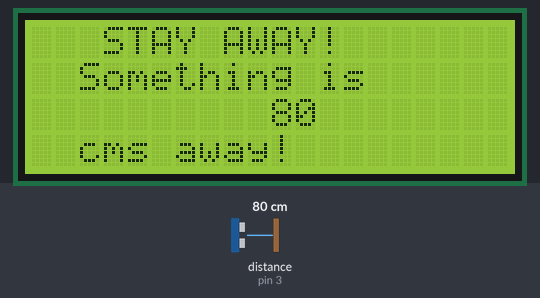
Recording of a sketch running on a simulated Arduino Uno, built with avr-gcc and run on an emulated ATmega328P. Parts: 20×4 character LCD. Wiring (inferred from the names in the program): ultrasonic range finder: trigger pin 2; echo pin 3. The inputs (shaded band) are chosen by the test bench; at power-on: distance to the obstacle (sensor on pin 3) 80 cm. The echo pulse lasts 58.3 µs per cm.

Above: at 1.2 s.
1.3 s: distance to the obstacle (sensor on pin 3) set to 2 cm
At 6.1 s:
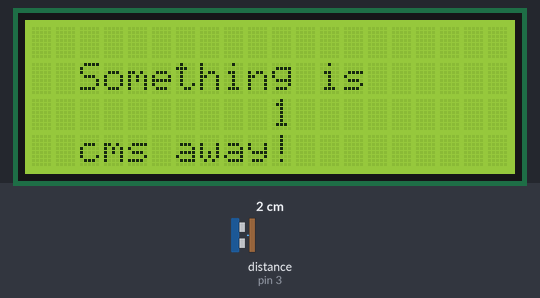
11.6 s: distance to the obstacle (sensor on pin 3) set to 4 cm
At 15.6 s:
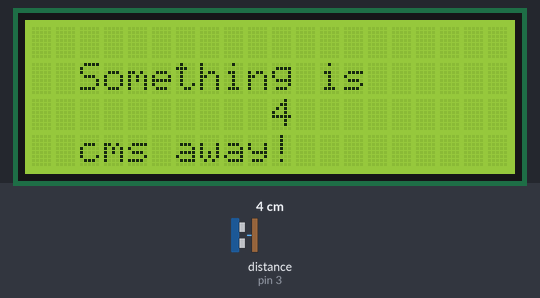
21.6 s: distance to the obstacle (sensor on pin 3) set to 9 cm
At 26.4 s:
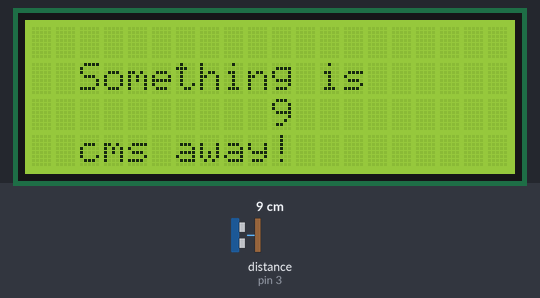
Timing chart, 0 to 27.9 s (numbered marks = the images above; inputs shaded):
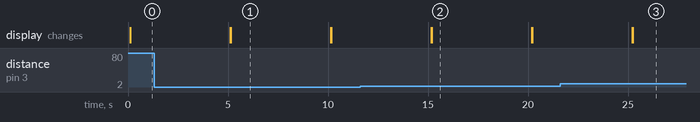

Measured:
- what the display in image 1 shows lasts 5.0 s, from 5.1 s to 10.1 s

The sketch:

lcd_with_ultrasound_measurment.ino
```cpp
/*
  Devices used:
  LCD Display: LCM 1602 IIC V1
  Distance Ultrasonic Measurment: HC-SR04
*/

#include <Wire.h>
#include <LiquidCrystal_I2C.h>

#define trigPin 2
#define echoPin 3

LiquidCrystal_I2C lcd(0x27,20,4);  // set the LCD address to 0x27 4 lines and 20 chars

void setup()
{
  pinMode(trigPin, OUTPUT); //Pin, with trig as exit
  pinMode(echoPin, INPUT); //pin with echo as enter point
  lcd.init(); // initialize the lcd.
  lcd.backlight();
  lcd.setCursor(3,0);
  lcd.print("STAY AWAY!");
}

void loop()
{
  lcd.setCursor(2,1);
  lcd.print("Something is");
  lcd.setCursor(10,2);
  lcd.print(measure_distance());
  lcd.setCursor(2,3);
  lcd.print("cms away!");
  delay(5000);
  lcd.clear();
}

//this method relies on the impuls devise documentation https://www.mpja.com/download/hc-sr04_ultrasonic_module_user_guidejohn.pdf
int measure_distance ()
{
  long time, distance;

  digitalWrite(trigPin, LOW);  //set low state for 2 uS - initilize impuls
  delayMicroseconds(2);
  digitalWrite(trigPin, HIGH);  //set high state for 10 uS - initilize impuls
  delayMicroseconds(10);
  digitalWrite(trigPin, LOW);

  time = pulseIn(echoPin, HIGH);
  distance = time / 58; //width of reflected impuls in uS divided by 58  gives length in cm

  return distance;
}
```
